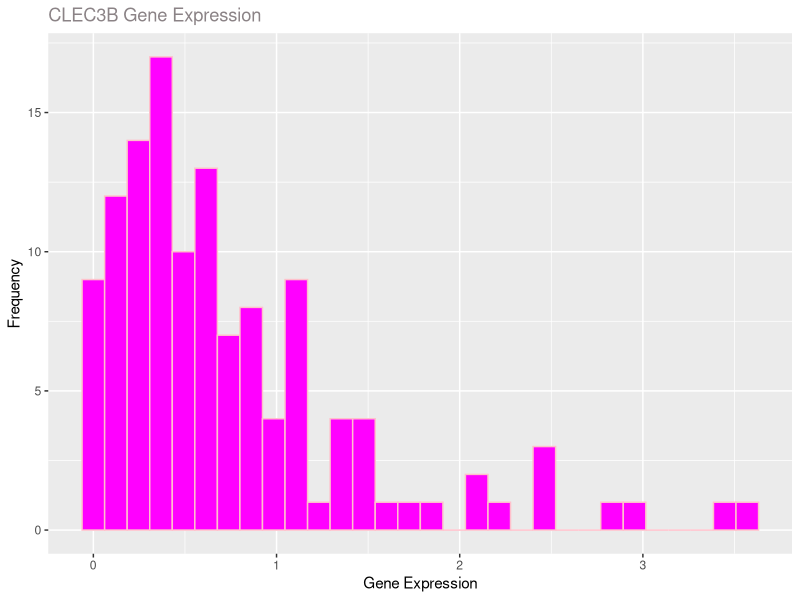
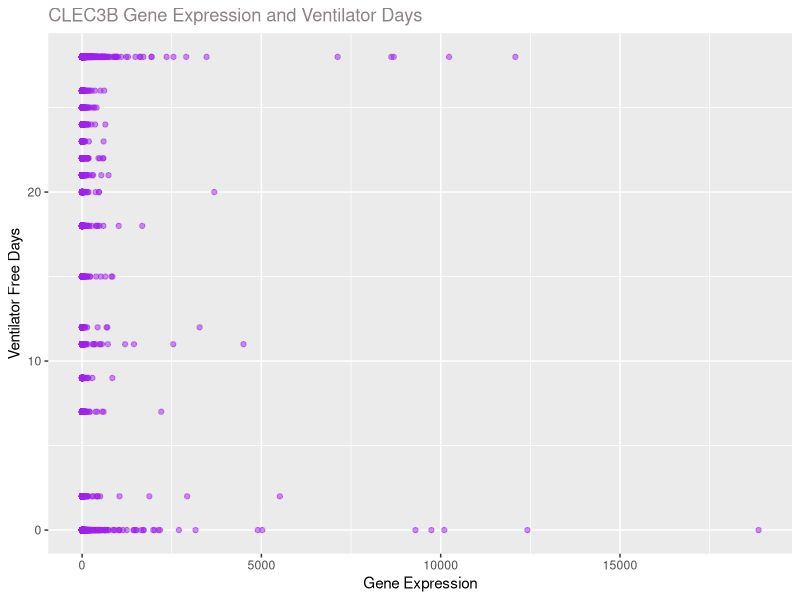
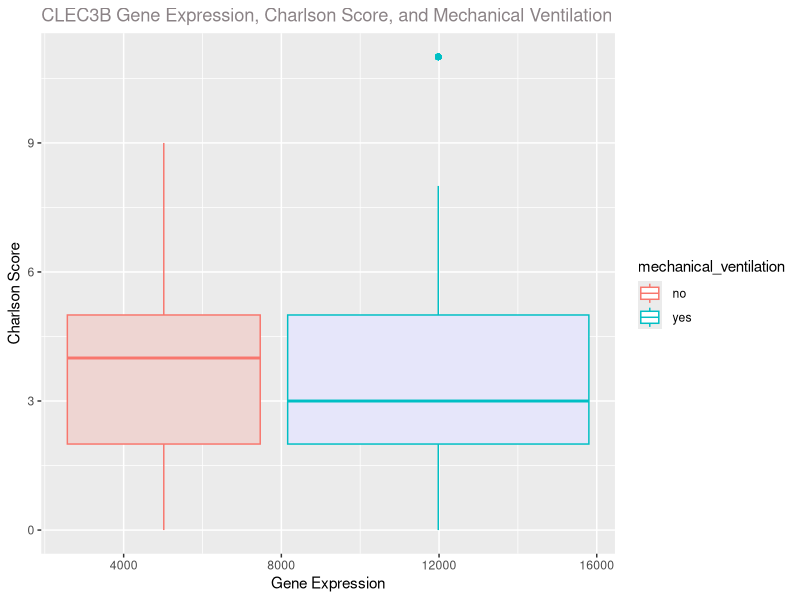

Here is the R script that generated these plots, in order:
## ---- chunk 1
setwd("../103RFinalProject")
expressiondf <- read.csv(file = "QBS103_finalProject_geneExpression.csv", header = TRUE)
metadf <- read.csv(file = "QBS103_finalProject_metadata.csv", header = TRUE)
## ---- chunk 2
library(tidyverse)

longexpressiondf <- expressiondf %>%
  pivot_longer(cols = starts_with(c("COVID", "NONCOVID")),
               names_to = "participant_id",
               values_to = "gene_expression_data")
## ---- chunk 3
list_df = list(longexpressiondf, metadf)
df <- list_df %>% reduce(inner_join, by='participant_id')
## ---- chunk 4
library(ggplot2)

subset <- subset(df, X == 'CLEC3B')
subset

histogramplot <- ggplot(subset, aes(x = gene_expression_data)) + 
  geom_histogram(color = "pink", fill = "magenta") +
  labs(title = "CLEC3B Gene Expression", x = "Gene Expression", y = "Frequency") +
    theme(plot.title = element_text(colour = "lavenderblush4"))
histogramplot
## ---- chunk 5
subset <- subset(df, X == 'CLEC3B')
subset

scatterplot <- ggplot(df, aes(x = gene_expression_data, y = ventilator.free_days)) + 
    labs(title = "CLEC3B Gene Expression and Ventilator Days", x = "Gene Expression", y = "Ventilator Free Days") +
    geom_point(color = "purple", alpha = 0.5) +
    theme(plot.title = element_text(colour = "lavenderblush4"))
scatterplot
## ---- chunk 6
boxplot <- ggplot(df, aes(x = gene_expression_data, y = charlson_score, color = mechanical_ventilation)) + 
  geom_boxplot(fill = c("mistyrose2", "lavender")) +
  labs(title = "CLEC3B Gene Expression, Charlson Score, and Mechanical Ventilation", x = "Gene Expression", y = "Charlson Score") + 
  theme(plot.title = element_text(colour = "lavenderblush4"))

boxplot
